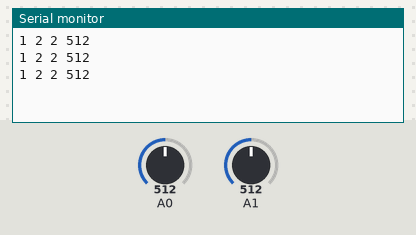
This sketch was run on a simulated Arduino Uno, built with avr-gcc and run on an emulated ATmega328P. Shown: the last lines printed to the serial monitor. Inputs (shaded band) come from the test bench; at power-on: A1 = 512, A0 = 512.

Above: at 1.7 s.
1.8 s: A1 set to 716
At 2.4 s:
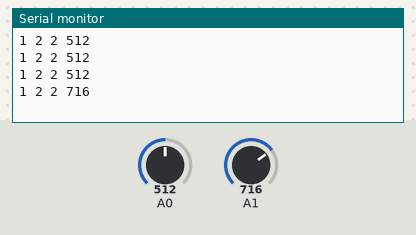
3.3 s: A1 set to 900
At 3.9 s:
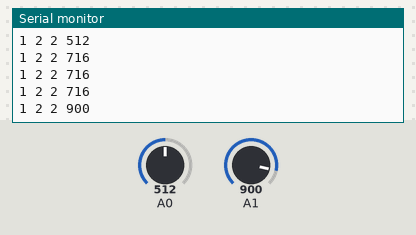
Timing chart, 0 to 6.3 s (numbered marks = the images above; inputs shaded):
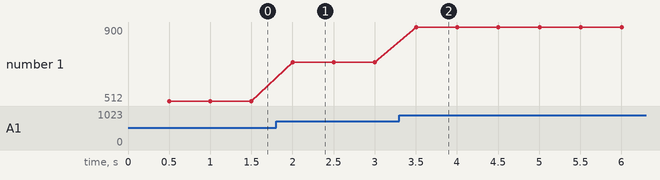

The sketch:

DWD_Prototype.ino
```cpp
/**
 * This example is for working with more than 2 IR proximity sensors (SHARP 2Y0A21)
 * Aim: Read all sensor data send it to Max MSP
 */

#define ARRAY_LENGTH 4

int sensorArray[ARRAY_LENGTH];

void setup()
{
  Serial.begin(9600); // starts the serial monitor
  delay(500);
}

void loop()
{
  for (int i = 0; i < ARRAY_LENGTH / 2; i++)
  {
    sensorArray[i] = i + 1;
    sensorArray[i + 1] = analogRead(i);
  }

  for (int i = 0; i < ARRAY_LENGTH / 2; i++)
  {
    Serial.print(sensorArray[i]);
    Serial.print(" ");
    Serial.print(sensorArray[i + 1]);
    Serial.print(" ");
  }
  Serial.println("");
  delay(500);
}
```

Measured:
- after the input at 1.8 s, the serial monitor: prints a new line after 0.20 s (image 1)
- after the input at 3.3 s, the serial monitor: prints a new line after 0.20 s (image 2)
- plotted number 1: 512 → 716 after the input at 1.8 s, 716 → 900 after the input at 3.3 s
